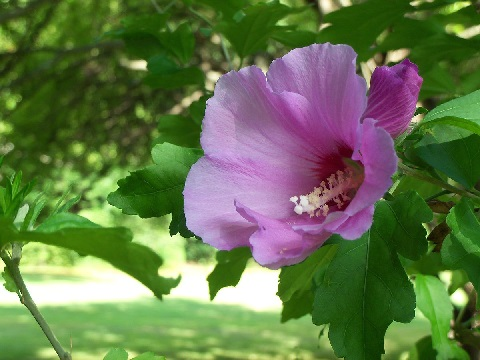
#> input picture Rose.jpg, 480 x 360 px, found by its file name
$ jupyter execute --allow-errors ImageCompression_RSVD.ipynb
#> lines starting #> are read from the running program, lines starting #| are printed output that depends on the picture
#                   Image Compression Using Singular Value Decomposition

(a) SVD using sci-kit learn library.

[cell 1]
from sklearn.decomposition import TruncatedSVD
from sklearn.metrics import mean_squared_error

# [97 lines left out: functions compression_ratio, MSE_nd_PSNR, compress_sklearn, not called in this run]

[cell 2]
import cv2
import matplotlib.pyplot as plt
import numpy as np


img1= plt.imread('C:\\Users\shubham\Downloads\Rose.jpg')    #Importing the image
#> img1 is the input picture: shape (360, 480, 3); mean R, G, B 99.5, 117.9, 74
#> (the rest of this cell did not finish here and is left out)

[cell 3]
from ipywidgets import interact
import ipywidgets as widgets

#> (the rest of this cell did not finish here and is left out)

(b) SVD using numpy linear algebra library.

[cell 4]
# [51 lines left out: function SVDcompress, not called in this run]

#> (a cell that did not finish here is left out)

(c) Image compression using SVD from Scratch.

[cell 6]
import numpy as np
from numpy.linalg import norm

from random import normalvariate
from math import sqrt


# [29 lines left out: functions randomUnitVector, svd_1d, not called in this run]

[cell 7]
# [29 lines left out: function svd, not called in this run]

[cell 8]
# [49 lines left out: function SVD_scratch, not called in this run]

[cell 9]
import time
#> (the rest of this cell did not finish here and is left out)

(d)Image copression using Randomised SVD (implemented using numpy linear algebra library)

[cell 10]
# [16 lines left out: function rSVD, not called in this run]

[cell 11]
# [47 lines left out: function rSVDcompress, not called in this run]

#> (a cell that did not finish here is left out)

(e) Image compression using Randomised SVD (implemented from scratch)

[cell 13]
# [16 lines left out: function rSVD, not called in this run]

[cell 14]
# [47 lines left out: function rSVD_scratch, not called in this run]

[cell 15]
import time
#> (the rest of this cell did not finish here and is left out)

Illustration of power iterations effect on SVD

[cell 16]
## Illustrate power iterations
X = np.random.randn(1000,100)
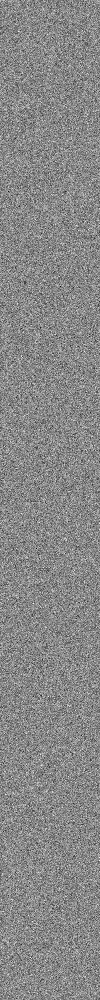
#> X: shape (1000, 100) float64; min -4.85, max 4.24, mean 0.00158; drawn with min black and max white
U, S, VT = np.linalg.svd(X,full_matrices=0)
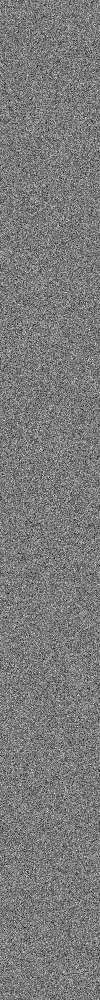
#> U: shape (1000, 100) float64; min -0.134, max 0.144, mean -7.05e-05; drawn with min black and max white
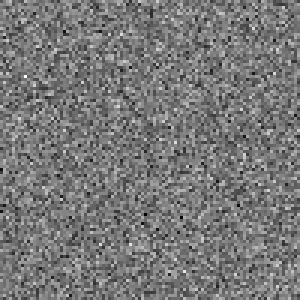
#> VT: shape (100, 100) float64 (shown 3 times larger); min -0.385, max 0.427, mean -0.00122; drawn with min black and max white
#> S = 100 values, max 40.96 at index 0, min 22.02 at index 99, mean 31.13
S = np.arange(1,0,-0.01)
X = U @ np.diag(S) @ VT

color_list = np.array([[0,0,2/3],  # Define color map
                 [0,0,1],
                 [0,2/3,1],
                 [0,1/3,1],
                 [2/3,0,0],
                 [2/3,1,1/3],
                 [1/3,1,2/3],
                 [1,0,0],
                 [1,2/3,0],
                 [1,1/3,0],
                 [1,1,0],
                 [0,1,1]])

#> (the rest of this cell did not finish here and is left out)
